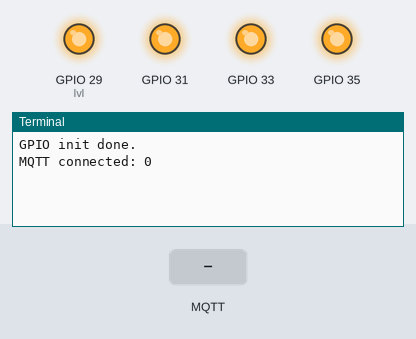
Recording of a program running on a simulated Raspberry Pi (BCM pin numbers). Shown: output pins drawn as LEDs (lit = HIGH), the last lines printed to the terminal. Inputs (shaded band) come from the test bench. No MQTT or app messages arrive unless stated; values from a settings file that is not in the repository are placeholders; the clock reads 2024-03-15 10:24:30 at power-on unless the program sets it.

Above: at 1.3 s.
1.4 s: MQTT message "BOARD" arrives on the first subscribed topic
At 2.2 s:
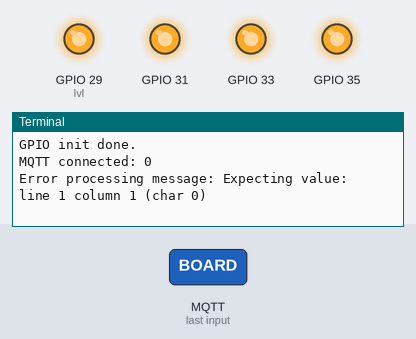
2.9 s: MQTT message "1" arrives on the first subscribed topic
At 3.3 s:
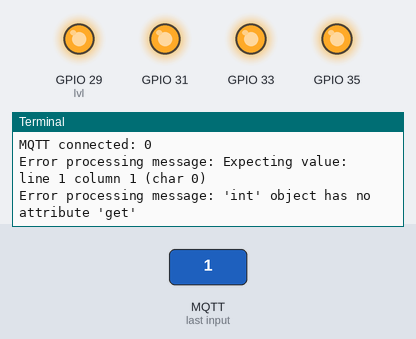

Measured:
- after the input at 1.4 s, the terminal: prints a new line at once (image 1)
- after the input at 2.9 s, the terminal: prints a new line at once (image 2)

The program:

relay_service.py
```python
import os
import json
import time
import signal
import threading
import RPi.GPIO as GPIO
import paho.mqtt.client as mqtt
import config_mqtt as cfg

DEBUG = True

def _log(*a):
    if DEBUG:
        print(*a, flush=True)

# ===== MQTT từ config_mqtt =====
BROKER    = cfg.BROKER
PORT      = cfg.PORT
KEEPALIVE = cfg.KEEPALIVE
USER      = cfg.USER
PASSWORD  = cfg.PASSWORD

TOPIC_CMD       = cfg.TOPIC_CMD
TOPIC_STATE     = cfg.TOPIC_STATE
TOPIC_TTS_TEXT  = cfg.TOPIC_TTS_TEXT
AVAIL_TOPIC     = "devices/relay/availability"

# ===== GPIO cấu hình =====
PIN_MODE = "BOARD"   # hoặc "BCM"
if PIN_MODE.upper() == "BOARD":
    GPIO.setmode(GPIO.BOARD)
    DEVICES = {
        "den1":  {"pin": 29, "active_high": False, "default": "OFF"},
        "den2":  {"pin": 31, "active_high": False, "default": "OFF"},
        "quat1": {"pin": 33, "active_high": False, "default": "OFF"},
        "quat2": {"pin": 35, "active_high": False, "default": "OFF"},
    }
else:
    GPIO.setmode(GPIO.BCM)
    DEVICES = {
        "den1":  {"pin": 5,  "active_high": False, "default": "OFF"},
        "den2":  {"pin": 6,  "active_high": False, "default": "OFF"},
        "quat1": {"pin": 13, "active_high": False, "default": "OFF"},
        "quat2": {"pin": 19, "active_high": False, "default": "OFF"},
    }

ALIASES = {
    "den1":  ["đèn 1", "den 1", "den1", "đèn một", "đèn đầu"],
    "den2":  ["đèn 2", "den 2", "den2", "đèn hai"],
    "quat1": ["quạt 1", "quat 1", "quat1", "quạt một"],
    "quat2": ["quạt 2", "quat 2", "quat2", "quạt hai"],
}
SCENES = {
    "all_on":  [("den1", "ON"), ("den2", "ON"), ("quat1", "ON"), ("quat2", "ON")],
    "all_off": [("den1", "OFF"), ("den2", "OFF"), ("quat1", "OFF"), ("quat2", "OFF")],
}

# ===== GPIO init =====
def _safe_init_level(d):
    if d["default"] == "OFF":
        return GPIO.LOW if d["active_high"] else GPIO.HIGH
    return GPIO.HIGH if d["active_high"] else GPIO.LOW

for name, d in DEVICES.items():
    GPIO.setup(d["pin"], GPIO.OUT, initial=_safe_init_level(d))
_log("GPIO init done.")

def _set_device(name, action):
    d = DEVICES[name]
    on = (action == "ON")
    lvl = (GPIO.HIGH if d["active_high"] else GPIO.LOW) if on else (GPIO.LOW if d["active_high"] else GPIO.HIGH)
    GPIO.output(d["pin"], lvl)
    _log(f"{name} -> {action} | pin={d['pin']} lvl={'HIGH' if lvl==GPIO.HIGH else 'LOW'}")

def _is_on(name):
    d = DEVICES[name]
    lvl = GPIO.input(d["pin"])
    return (lvl == GPIO.HIGH) if d["active_high"] else (lvl == GPIO.LOW)

def _pub_state(cli, name, action):
    payload = {"device": name, "state": action, "ts": int(time.time())}
    cli.publish(TOPIC_STATE, json.dumps(payload), qos=1, retain=True)

# ===== MQTT callbacks =====
def _resolve_device(name):
    if not name:
        return None
    low = str(name).strip().lower()
    for k, vs in ALIASES.items():
        if low in vs:
            return k
    if low in ("all", "tatca", "tất cả", "tat ca"):
        return "ALL"
    return name if name in DEVICES else None

def _parse_duration(val):
    if not val:
        return 0
    s = str(val).lower().strip()
    try:
        if s.endswith("ms"):
            return int(float(s[:-2]))
        if s.endswith("s"):
            return int(float(s[:-1]) * 1000)
        if s.endswith("m"):
            return int(float(s[:-1]) * 60_000)
        if s.endswith("h"):
            return int(float(s[:-1]) * 3_600_000)
        return int(float(s) * 1000)
    except:
        return 0

def on_connect(cli, ud, flags, rc):
    print("MQTT connected:", rc)
    cli.subscribe([(TOPIC_CMD, 1)])  # Đảm bảo topic điều khiển được lắng nghe
    cli.publish(AVAIL_TOPIC, "online", qos=1, retain=True)
    for name in DEVICES:
        _pub_state(cli, name, "ON" if _is_on(name) else "OFF")

def on_message(cli, ud, msg):
    try:
        data = json.loads(msg.payload.decode())
        intent = (data.get("intent") or "").lower()
        if intent != "switch" and "action" not in data:
            _log("Unhandled:", data)
            return
        target = _resolve_device(data.get("device"))
        act = (data.get("action") or "").upper()
        dur_ms = _parse_duration(data.get("duration"))
        if target == "ALL":
            pairs = SCENES["all_on"] if act == "ON" else SCENES["all_off"]
            for n, a in pairs:
                _set_device(n, a)
                _pub_state(cli, n, a)
            return
        if target not in DEVICES or act not in ("ON", "OFF", "TOGGLE"):
            _log(f"Invalid command: device={data.get('device')}, action={act}")
            return
        if act == "TOGGLE":
            act = "OFF" if _is_on(target) else "ON"
        _set_device(target, act)
        _pub_state(cli, target, act)
        if dur_ms > 0 and act == "ON":
            threading.Timer(dur_ms / 1000, lambda: _set_device(target, "OFF")).start()
    except Exception as e:
        print("Error processing message:", e)

# ===== MQTT client setup =====
client = mqtt.Client(client_id="relay_service", protocol=mqtt.MQTTv311)
if USER:
    client.username_pw_set(USER, PASSWORD)
client.will_set(AVAIL_TOPIC, "offline", qos=1, retain=True)
client.on_connect = on_connect
client.on_message = on_message
client.connect(BROKER, PORT, KEEPALIVE)

def cleanup(*_):
    try:
        client.publish(AVAIL_TOPIC, "offline", qos=1, retain=True)
    except:
        pass
    try:
        client.loop_stop()
        client.disconnect()
    except:
        pass
    GPIO.cleanup()
    os._exit(0)

import signal
signal.signal(signal.SIGINT, cleanup)
signal.signal(signal.SIGTERM, cleanup)

client.loop_start()
while True:
    time.sleep(1)
```
